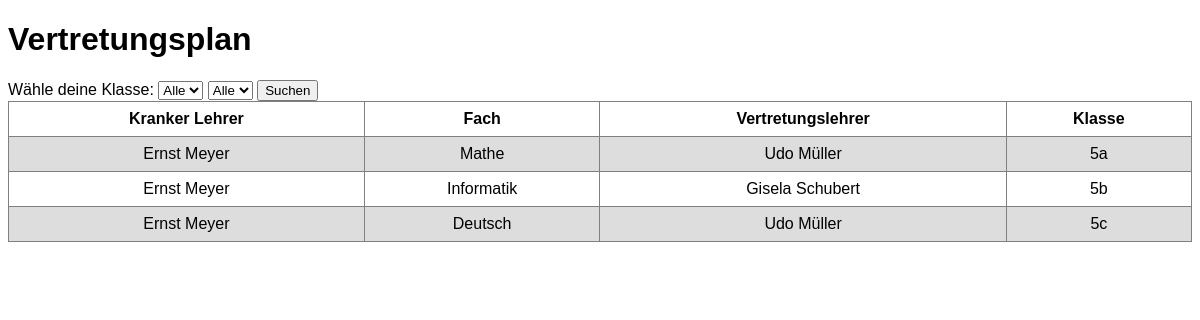
Page /inhalt/vertretung-html.php on the committed database.
### tables this page shows
CREATE TABLE `fach` (
  `id` int(11) NOT NULL,
  `Name` text
);

CREATE TABLE `lehrer` (
  `id` int(11) NOT NULL,
  `Name` text,
  `Vorname` text
);

CREATE TABLE `klasse` (
  `id` int(11) NOT NULL,
  `Klasse` text
);

### inhalt/vertretung-html.php (the view, shortened to what this page needs)
<!DOCTYPE html>
<html lang="de">
<head>
	<link rel="stylesheet" href="../style.css">
</head>
<body onload="zeigeAuswahl();">
<h1>Vertretungsplan</h1>
Wähle deine Klasse:
<select id="klassennum">
	<option>Alle</option>
</select>
<select id="klassenname">
	<option>Alle</option>
</select>
<button onclick="zeigeAuswahl();">Suchen</button>
<?php
					$db_link = mysqli_connect (
                     '127.0.0.1',
                     'sas',
                     'dasgleiche',
                     'sas'
                    );
$sql = "SELECT f.Name AS Fachname, l1.Vorname AS Vorname_krank, l1.Name AS Name_krank, l2.Vorname AS Vorname_vertretung, l2.Name AS Name_vertretung, k.Klasse FROM vertretung v
		INNER JOIN fach f ON v.Fach_id = f.id
		INNER JOIN lehrer l1 ON l1.id = v.Lehrer_k
		INNER JOIN lehrer l2 ON l2.id = v.Lehrer_v
		INNER JOIN klasse k ON k.id = v.Klasse_id
		";
$db_erg = mysqli_query( $db_link, $sql );
echo '<table>';
echo '<tr>';
		echo '<th>Kranker Lehrer</th>';
		echo '<th>Fach</th>';
		echo '<th>Vertretungslehrer</th>';
		echo '<th>Klasse</th>';
	echo '</tr>';
while ($zeile = mysqli_fetch_array( $db_erg, MYSQL_ASSOC))
{
	echo "<tr class='".$zeile['Klasse'] ."'>";
echo "<td>" . $zeile['Vorname_krank'] . " " . $zeile['Name_krank'] . "</td>";
  echo "<td>". $zeile['Fachname'] . "</td>";
 echo "<td>". $zeile['Vorname_vertretung'] . " " . $zeile['Name_vertretung'] . "</td>";
	 echo "<td>". $zeile['Klasse'] . "</td>";
  echo "</tr>";
}
echo "</table>";
?>
</body>
</html>

### style.css (style rules this page uses)
body { font-family: Arial; }
table { border-collapse: collapse; width: 100%; }
td, th { border: 1px solid grey; text-align: center; padding: 8px; }
tr:nth-child(even) { background-color: #dddddd; }

### inhalt/vertretung-html.php (style rules this page uses)
body { font-family: Arial; }
table { border-collapse: collapse; width: 100%; }
td, th { border: 1px solid grey; text-align: center; padding: 8px; }
tr:nth-child(even) { background-color: #dddddd; }

### rows in the picture
fach: lehrer.Vorname "Ernst", lehrer.Name "Meyer", Name "Mathe", lehrer.Vorname "Udo", lehrer.Name "Müller", klasse.Klasse "5a"
fach: lehrer.Vorname "Ernst", lehrer.Name "Meyer", Name "Informatik", lehrer.Vorname "Gisela", lehrer.Name "Schubert", klasse.Klasse "5b"
fach: lehrer.Vorname "Ernst", lehrer.Name "Meyer", Name "Deutsch", lehrer.Vorname "Udo", lehrer.Name "Müller", klasse.Klasse "5c"
